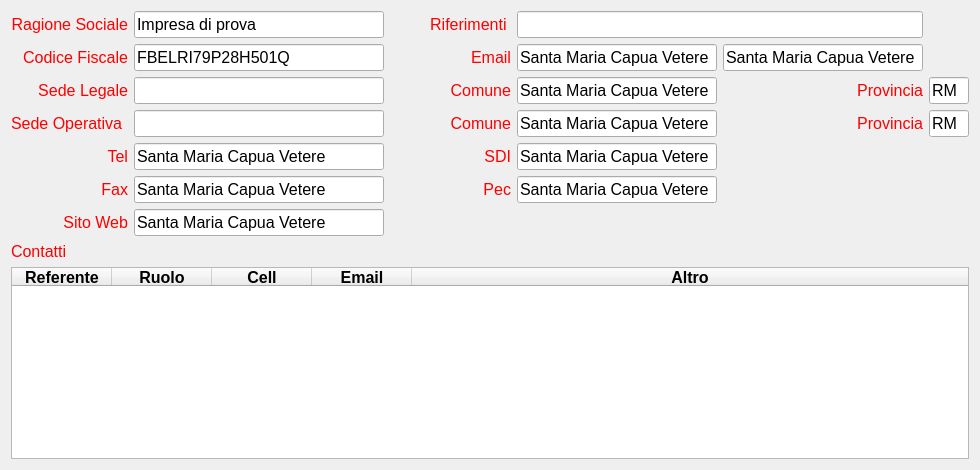
   <widget class="QWidget" name="tab_generale">
    <attribute name="title">
     <string>Generale</string>
    </attribute>
    <layout class="QGridLayout" name="gridLayout_3">
     <item row="0" column="0">
      <layout class="QGridLayout" name="gridLayout_4">
       <item row="0" column="0">
        <widget class="QLabel" name="label">
         <property name="font">
          <font>
           <pointsize>12</pointsize>
          </font>
         </property>
         <property name="styleSheet">
          <string notr="true">color: #FF0000</string>
         </property>
         <property name="text">
          <string>Ragione Sociale</string>
         </property>
         <property name="alignment">
          <set>Qt::AlignRight|Qt::AlignTrailing|Qt::AlignVCenter</set>
         </property>
        </widget>
       </item>
       <item row="3" column="0">
        <widget class="QLabel" name="label_26">
         <property name="font">
          <font>
           <pointsize>12</pointsize>
          </font>
         </property>
         <property name="styleSheet">
          <string notr="true">color: #FF0000</string>
         </property>
         <property name="text">
          <string>Sede Operativa</string>
         </property>
        </widget>
       </item>
       <item row="2" column="0">
        <widget class="QLabel" name="label_3">
         <property name="font">
          <font>
           <pointsize>12</pointsize>
          </font>
         </property>
         <property name="styleSheet">
          <string notr="true">color: #FF0000</string>
         </property>
         <property name="text">
          <string>Sede Legale</string>
         </property>
         <property name="alignment">
          <set>Qt::AlignRight|Qt::AlignTrailing|Qt::AlignVCenter</set>
         </property>
        </widget>
       </item>
       <item row="2" column="1">
        <widget class="QLineEdit" name="imp__indirizzo_legale">
         <property name="font">
          <font>
           <pointsize>12</pointsize>
          </font>
         </property>
        </widget>
       </item>
       <item row="3" column="1">
        <widget class="QLineEdit" name="imp__indirizzo_op">
         <property name="font">
          <font>
           <pointsize>12</pointsize>
          </font>
         </property>
        </widget>
       </item>
       <item row="0" column="1">
        <widget class="QLineEdit" name="imp__ragione_sociale">
         <property name="font">
          <font>
           <pointsize>12</pointsize>
          </font>
         </property>
         <property name="text">
          <string>Impresa di prova</string>
         </property>
        </widget>
       </item>
       <item row="3" column="2">
        <spacer name="horizontalSpacer_3">
         <property name="orientation">
          <enum>Qt::Horizontal</enum>
         </property>
         <property name="sizeType">
          <enum>QSizePolicy::Fixed</enum>
         </property>
         <property name="sizeHint" stdset="0">
          <size>
           <width>40</width>
           <height>20</height>
          </size>
         </property>
        </spacer>
       </item>
       <item row="1" column="0">
        <widget class="QLabel" name="label_2">
         <property name="font">
          <font>
           <pointsize>12</pointsize>
          </font>
         </property>
         <property name="styleSheet">
          <string notr="true">color: #FF0000</string>
         </property>
         <property name="text">
          <string>Codice Fiscale</string>
         </property>
         <property name="alignment">
          <set>Qt::AlignRight|Qt::AlignTrailing|Qt::AlignVCenter</set>
         </property>
        </widget>
       </item>
       <item row="1" column="1">
        <widget class="QLineEdit" name="imp__codice_fiscale">
         <property name="sizePolicy">
          <sizepolicy hsizetype="Fixed" vsizetype="Fixed">
           <horstretch>0</horstretch>
           <verstretch>0</verstretch>
          </sizepolicy>
         </property>
         <property name="minimumSize">
          <size>
           <width>250</width>
           <height>0</height>
          </size>
         </property>
         <property name="font">
          <font>
           <pointsize>12</pointsize>
          </font>
         </property>
         <property name="text">
          <string>FBELRI79P28H501Q</string>
         </property>
        </widget>
       </item>
       <item row="4" column="0">
        <widget class="QLabel" name="label_10">
         <property name="font">
          <font>
           <pointsize>12</pointsize>
          </font>
         </property>
         <property name="styleSheet">
          <string notr="true">color: #FF0000</string>
         </property>
         <property name="text">
          <string>Tel</string>
         </property>
         <property name="alignment">
          <set>Qt::AlignRight|Qt::AlignTrailing|Qt::AlignVCenter</set>
         </property>
        </widget>
       </item>
       <item row="4" column="1">
        <widget class="QLineEdit" name="imp__tel">
         <property name="sizePolicy">
          <sizepolicy hsizetype="Minimum" vsizetype="Fixed">
           <horstretch>0</horstretch>
           <verstretch>0</verstretch>
          </sizepolicy>
         </property>
         <property name="minimumSize">
          <size>
           <width>200</width>
           <height>2</height>
          </size>
         </property>
         <property name="maximumSize">
          <size>
           <width>280</width>
           <height>16777215</height>
          </size>
         </property>
         <property name="font">
          <font>
           <pointsize>12</pointsize>
          </font>
         </property>
         <property name="text">
          <string>Santa Maria Capua Vetere</string>
         </property>
        </widget>
       </item>
       <item row="5" column="0">
        <widget class="QLabel" name="label_11">
         <property name="font">
          <font>
           <pointsize>12</pointsize>
          </font>
         </property>
         <property name="styleSheet">
          <string notr="true">color: #FF0000</string>
         </property>
         <property name="text">
          <string>Fax</string>
         </property>
         <property name="alignment">
          <set>Qt::AlignRight|Qt::AlignTrailing|Qt::AlignVCenter</set>
         </property>
        </widget>
       </item>
       <item row="5" column="1">
        <widget class="QLineEdit" name="imp__fax">
         <property name="sizePolicy">
          <sizepolicy hsizetype="Minimum" vsizetype="Fixed">
           <horstretch>0</horstretch>
           <verstretch>0</verstretch>
          </sizepolicy>
         </property>
         <property name="minimumSize">
          <size>
           <width>200</width>
           <height>2</height>
          </size>
         </property>
         <property name="maximumSize">
          <size>
           <width>280</width>
           <height>16777215</height>
          </size>
         </property>
         <property name="font">
          <font>
           <pointsize>12</pointsize>
          </font>
         </property>
         <property name="text">
          <string>Santa Maria Capua Vetere</string>
         </property>
        </widget>
       </item>
       <item row="6" column="0">
        <widget class="QLabel" name="label_27">
         <property name="font">
          <font>
           <pointsize>12</pointsize>
          </font>
         </property>
         <property name="styleSheet">
          <string notr="true">color: #FF0000</string>
         </property>
         <property name="text">
          <string>Sito Web</string>
         </property>
         <property name="alignment">
          <set>Qt::AlignRight|Qt::AlignTrailing|Qt::AlignVCenter</set>
         </property>
        </widget>
       </item>
       <item row="6" column="1">
        <widget class="QLineEdit" name="imp__website">
         <property name="sizePolicy">
          <sizepolicy hsizetype="Minimum" vsizetype="Fixed">
           <horstretch>0</horstretch>
           <verstretch>0</verstretch>
          </sizepolicy>
         </property>
         <property name="minimumSize">
          <size>
           <width>200</width>
           <height>2</height>
          </size>
         </property>
         <property name="maximumSize">
          <size>
           <width>280</width>
           <height>16777215</height>
          </size>
         </property>
         <property name="font">
          <font>
           <pointsize>12</pointsize>
          </font>
         </property>
         <property name="text">
          <string>Santa Maria Capua Vetere</string>
         </property>
        </widget>
       </item>
      </layout>
     </item>
     <item row="0" column="1">
      <layout class="QGridLayout" name="gridLayout">
       <item row="2" column="3">
        <widget class="QLineEdit" name="imp__provincia_legale">
         <property name="enabled">
          <bool>true</bool>
         </property>
         <property name="sizePolicy">
          <sizepolicy hsizetype="Fixed" vsizetype="Fixed">
           <horstretch>0</horstretch>
           <verstretch>0</verstretch>
          </sizepolicy>
         </property>
         <property name="minimumSize">
          <size>
           <width>40</width>
           <height>0</height>
          </size>
         </property>
         <property name="maximumSize">
          <size>
           <width>40</width>
           <height>16777215</height>
          </size>
         </property>
         <property name="font">
          <font>
           <pointsize>12</pointsize>
          </font>
         </property>
         <property name="text">
          <string>RM</string>
         </property>
        </widget>
       </item>
       <item row="5" column="1">
        <widget class="QLineEdit" name="imp__pec">
         <property name="sizePolicy">
          <sizepolicy hsizetype="Minimum" vsizetype="Fixed">
           <horstretch>0</horstretch>
           <verstretch>0</verstretch>
          </sizepolicy>
         </property>
         <property name="minimumSize">
          <size>
           <width>200</width>
           <height>2</height>
          </size>
         </property>
         <property name="maximumSize">
          <size>
           <width>280</width>
           <height>16777215</height>
          </size>
         </property>
         <property name="font">
          <font>
           <pointsize>12</pointsize>
          </font>
         </property>
         <property name="text">
          <string>Santa Maria Capua Vetere</string>
         </property>
        </widget>
       </item>
       <item row="2" column="0">
        <widget class="QLabel" name="label_8">
         <property name="font">
          <font>
           <pointsize>12</pointsize>
          </font>
         </property>
         <property name="styleSheet">
          <string notr="true">color: #FF0000</string>
         </property>
         <property name="text">
          <string>Comune</string>
         </property>
         <property name="alignment">
          <set>Qt::AlignRight|Qt::AlignTrailing|Qt::AlignVCenter</set>
         </property>
        </widget>
       </item>
       <item row="1" column="0">
        <widget class="QLabel" name="label_31">
         <property name="font">
          <font>
           <pointsize>12</pointsize>
          </font>
         </property>
         <property name="styleSheet">
          <string notr="true">color: #FF0000</string>
         </property>
         <property name="text">
          <string>Email</string>
         </property>
         <property name="alignment">
          <set>Qt::AlignRight|Qt::AlignTrailing|Qt::AlignVCenter</set>
         </property>
        </widget>
       </item>
       <item row="4" column="0">
        <widget class="QLabel" name="label_12">
         <property name="font">
          <font>
           <pointsize>12</pointsize>
          </font>
         </property>
         <property name="styleSheet">
          <string notr="true">color: #FF0000</string>
         </property>
         <property name="text">
          <string>SDI</string>
         </property>
         <property name="alignment">
          <set>Qt::AlignRight|Qt::AlignTrailing|Qt::AlignVCenter</set>
         </property>
        </widget>
       </item>
       <item row="0" column="0">
        <widget class="QLabel" name="label_6">
         <property name="font">
          <font>
           <pointsize>12</pointsize>
          </font>
         </property>
         <property name="styleSheet">
          <string notr="true">color: #FF0000</string>
         </property>
         <property name="text">
          <string>Riferimenti </string>
         </property>
         <property name="alignment">
          <set>Qt::AlignRight|Qt::AlignTrailing|Qt::AlignVCenter</set>
         </property>
        </widget>
       </item>
       <item row="3" column="3">
        <widget class="QLineEdit" name="imp__provincia_op">
         <property name="enabled">
          <bool>true</bool>
         </property>
         <property name="sizePolicy">
          <sizepolicy hsizetype="Fixed" vsizetype="Fixed">
           <horstretch>0</horstretch>
           <verstretch>0</verstretch>
          </sizepolicy>
         </property>
         <property name="minimumSize">
          <size>
           <width>40</width>
           <height>0</height>
          </size>
         </property>
         <property name="maximumSize">
          <size>
           <width>40</width>
           <height>16777215</height>
          </size>
         </property>
         <property name="font">
          <font>
           <pointsize>12</pointsize>
          </font>
         </property>
         <property name="text">
          <string>RM</string>
         </property>
        </widget>
       </item>
       <item row="5" column="0">
        <widget class="QLabel" name="label_30">
         <property name="font">
          <font>
           <pointsize>12</pointsize>
          </font>
         </property>
         <property name="styleSheet">
          <string notr="true">color: #FF0000</string>
         </property>
         <property name="text">
          <string>Pec</string>
         </property>
         <property name="alignment">
          <set>Qt::AlignRight|Qt::AlignTrailing|Qt::AlignVCenter</set>
         </property>
        </widget>
       </item>
       <item row="2" column="1">
        <widget class="QLineEdit" name="imp__comune_legale">
         <property name="sizePolicy">
          <sizepolicy hsizetype="Minimum" vsizetype="Fixed">
           <horstretch>0</horstretch>
           <verstretch>0</verstretch>
          </sizepolicy>
         </property>
         <property name="minimumSize">
          <size>
           <width>200</width>
           <height>2</height>
          </size>
         </property>
         <property name="maximumSize">
          <size>
           <width>280</width>
           <height>16777215</height>
          </size>
         </property>
         <property name="font">
          <font>
           <pointsize>12</pointsize>
          </font>
         </property>
         <property name="text">
          <string>Santa Maria Capua Vetere</string>
         </property>
        </widget>
       </item>
       <item row="3" column="1">
        <widget class="QLineEdit" name="imp__comune_op">
         <property name="sizePolicy">
          <sizepolicy hsizetype="Minimum" vsizetype="Fixed">
           <horstretch>0</horstretch>
           <verstretch>0</verstretch>
          </sizepolicy>
         </property>
         <property name="minimumSize">
          <size>
           <width>200</width>
           <height>2</height>
          </size>
         </property>
         <property name="maximumSize">
          <size>
           <width>280</width>
           <height>16777215</height>
          </size>
         </property>
         <property name="font">
          <font>
           <pointsize>12</pointsize>
          </font>
         </property>
         <property name="text">
          <string>Santa Maria Capua Vetere</string>
         </property>
        </widget>
       </item>
       <item row="2" column="2">
        <widget class="QLabel" name="label_4">
         <property name="font">
          <font>
           <pointsize>12</pointsize>
          </font>
         </property>
         <property name="styleSheet">
          <string notr="true">color: #FF0000</string>
         </property>
         <property name="text">
          <string>Provincia</string>
         </property>
         <property name="alignment">
          <set>Qt::AlignRight|Qt::AlignTrailing|Qt::AlignVCenter</set>
         </property>
        </widget>
       </item>
       <item row="4" column="1">
        <widget class="QLineEdit" name="imp__sdi">
         <property name="sizePolicy">
          <sizepolicy hsizetype="Minimum" vsizetype="Fixed">
           <horstretch>0</horstretch>
           <verstretch>0</verstretch>
          </sizepolicy>
         </property>
         <property name="minimumSize">
          <size>
           <width>200</width>
           <height>2</height>
          </size>
         </property>
         <property name="maximumSize">
          <size>
           <width>280</width>
           <height>16777215</height>
          </size>
         </property>
         <property name="font">
          <font>
           <pointsize>12</pointsize>
          </font>
         </property>
         <property name="text">
          <string>Santa Maria Capua Vetere</string>
         </property>
        </widget>
       </item>
       <item row="1" column="1">
        <widget class="QLineEdit" name="imp__email">
         <property name="sizePolicy">
          <sizepolicy hsizetype="Minimum" vsizetype="Fixed">
           <horstretch>0</horstretch>
           <verstretch>0</verstretch>
          </sizepolicy>
         </property>
         <property name="minimumSize">
          <size>
           <width>200</width>
           <height>2</height>
          </size>
         </property>
         <property name="maximumSize">
          <size>
           <width>280</width>
           <height>16777215</height>
          </size>
         </property>
         <property name="font">
          <font>
           <pointsize>12</pointsize>
          </font>
         </property>
         <property name="text">
          <string>Santa Maria Capua Vetere</string>
         </property>
        </widget>
       </item>
       <item row="3" column="0">
        <widget class="QLabel" name="label_28">
         <property name="font">
          <font>
           <pointsize>12</pointsize>
          </font>
         </property>
         <property name="styleSheet">
          <string notr="true">color: #FF0000</string>
         </property>
         <property name="text">
          <string>Comune</string>
         </property>
         <property name="alignment">
          <set>Qt::AlignRight|Qt::AlignTrailing|Qt::AlignVCenter</set>
         </property>
        </widget>
       </item>
       <item row="1" column="2">
        <widget class="QLineEdit" name="imp__email2">
         <property name="sizePolicy">
          <sizepolicy hsizetype="Minimum" vsizetype="Fixed">
           <horstretch>0</horstretch>
           <verstretch>0</verstretch>
          </sizepolicy>
         </property>
         <property name="minimumSize">
          <size>
           <width>200</width>
           <height>2</height>
          </size>
         </property>
         <property name="maximumSize">
          <size>
           <width>280</width>
           <height>16777215</height>
          </size>
         </property>
         <property name="font">
          <font>
           <pointsize>12</pointsize>
          </font>
         </property>
         <property name="text">
          <string>Santa Maria Capua Vetere</string>
         </property>
        </widget>
       </item>
       <item row="3" column="2">
        <widget class="QLabel" name="label_29">
         <property name="font">
          <font>
           <pointsize>12</pointsize>
          </font>
         </property>
         <property name="styleSheet">
          <string notr="true">color: #FF0000</string>
         </property>
         <property name="text">
          <string>Provincia</string>
         </property>
         <property name="alignment">
          <set>Qt::AlignRight|Qt::AlignTrailing|Qt::AlignVCenter</set>
         </property>
        </widget>
       </item>
       <item row="6" column="0">
        <spacer name="verticalSpacer">
         <property name="orientation">
          <enum>Qt::Vertical</enum>
         </property>
         <property name="sizeType">
          <enum>QSizePolicy::Fixed</enum>
         </property>
         <property name="sizeHint" stdset="0">
          <size>
           <width>5</width>
           <height>30</height>
          </size>
         </property>
        </spacer>
       </item>
       <item row="0" column="1" colspan="2">
        <widget class="QLineEdit" name="soa__riferimenti">
         <property name="font">
          <font>
           <pointsize>12</pointsize>
          </font>
         </property>
        </widget>
       </item>
      </layout>
     </item>
     <item row="1" column="0">
      <widget class="QLabel" name="label_37">
       <property name="font">
        <font>
         <pointsize>12</pointsize>
        </font>
       </property>
       <property name="styleSheet">
        <string notr="true">color: #FF0000</string>
       </property>
       <property name="text">
        <string>Contatti</string>
       </property>
       <property name="alignment">
        <set>Qt::AlignLeading|Qt::AlignLeft|Qt::AlignVCenter</set>
       </property>
      </widget>
     </item>
     <item row="2" column="0" colspan="2">
      <widget class="QTableWidget" name="imp__contatti">
       <property name="sizePolicy">
        <sizepolicy hsizetype="MinimumExpanding" vsizetype="Expanding">
         <horstretch>0</horstretch>
         <verstretch>0</verstretch>
        </sizepolicy>
       </property>
       <property name="font">
        <font>
         <pointsize>12</pointsize>
        </font>
       </property>
       <property name="autoFillBackground">
        <bool>false</bool>
       </property>
       <property name="styleSheet">
        <string notr="true"/>
       </property>
       <attribute name="horizontalHeaderStretchLastSection">
        <bool>true</bool>
       </attribute>
       <column>
        <property name="text">
         <string>Referente</string>
        </property>
        <property name="font">
         <font>
          <weight>75</weight>
          <bold>true</bold>
          <kerning>true</kerning>
         </font>
        </property>
       </column>
       <column>
        <property name="text">
         <string>Ruolo</string>
        </property>
        <property name="font">
         <font>
          <weight>75</weight>
          <bold>true</bold>
         </font>
        </property>
       </column>
       <column>
        <property name="text">
         <string>Cell</string>
        </property>
        <property name="font">
         <font>
          <weight>75</weight>
          <bold>true</bold>
         </font>
        </property>
       </column>
       <column>
        <property name="text">
         <string>Email</string>
        </property>
        <property name="font">
         <font>
          <weight>75</weight>
          <bold>true</bold>
         </font>
        </property>
       </column>
       <column>
        <property name="text">
         <string>Altro</string>
        </property>
        <property name="font">
         <font>
          <weight>75</weight>
          <bold>true</bold>
         </font>
        </property>
       </column>
      </widget>
     </item>
    </layout>
   </widget>
